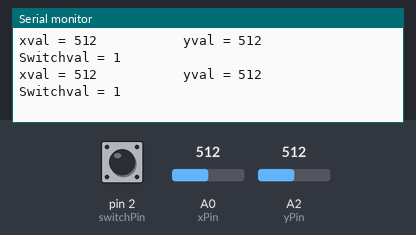
A sketch run on a simulated Arduino Uno, built with avr-gcc and run on an emulated ATmega328P. Parts: the last lines printed to the serial monitor. The test bench sets the inputs (shaded band); at power-on: A2 (yPin) = 512, A0 (xPin) = 512, pin 2 (switchPin) HIGH.

Above: at 4.2 s.
4.3 s: A2 (yPin) set to 109
At 4.39 s:
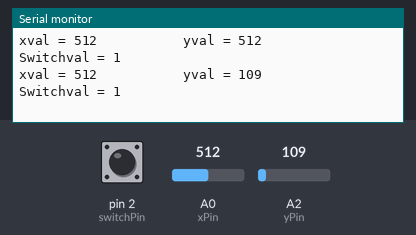
7.3 s: A2 (yPin) set to 91
At 7.31 s:
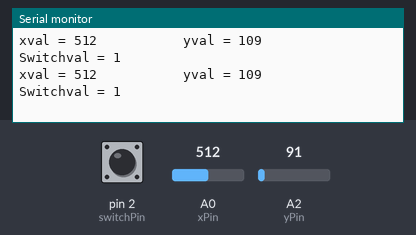
10.3 s: A0 (xPin) set to 8
At 10.34 s:
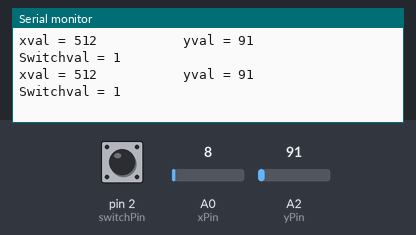
13.3 s: A0 (xPin) set to 11
At 13.32 s:
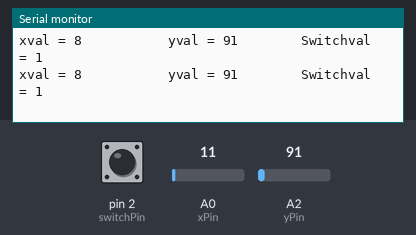
Timing chart, 0 to 16.3 s (numbered marks = the images above; inputs shaded):
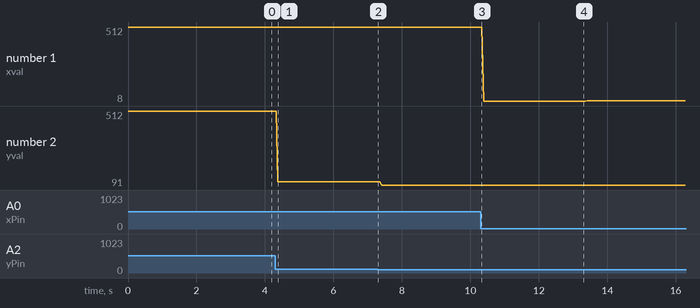

Measured:
- after the input at 4.3 s, the serial monitor: prints a new line after 0.08 s (image 1)
- plotted number 1: 512 → 8 after the input at 10.3 s, 8 → 11 after the input at 13.3 s
- plotted number 2: 512 → 109 after the input at 4.3 s, 109 → 91 after the input at 7.3 s

The sketch:

joystick.ino
```cpp
//joystick

int xPin=A0;
int yPin=A2;
int switchPin=2;
int xval;
int yval;
int switchval;

void setup()
{
     pinMode(xPin,INPUT);
     pinMode(yPin,INPUT);
     pinMode(switchPin,INPUT);

     digitalWrite(switchPin,HIGH);
     Serial.begin(9600);
}


void loop()
{

   xval= analogRead(xPin);
   yval= analogRead(yPin);
   switchval=digitalRead(switchPin);

   Serial.print("xval = ");
   Serial.print( xval );
   Serial.print("           yval = ");
   Serial.print(yval );
   Serial.print("        Switchval = ");
   Serial.println(switchval);


}
```
